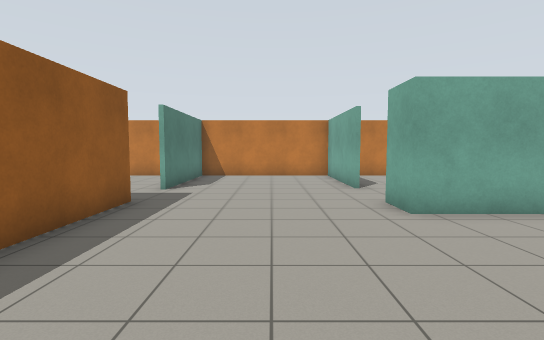
View 1 (above)

16 first-person views from a walk through a world built for the Gazebo simulator. The camera is 1.2 m above the floor, tilts 4° down and sees 85° across. The floor is counted in squares, 1 m on a side. Each view is taken from the middle of a square. On the plan, view 1 faces up. The plan holds only what a view shows up to about 13 squares ahead; the rest is blank.

View 2
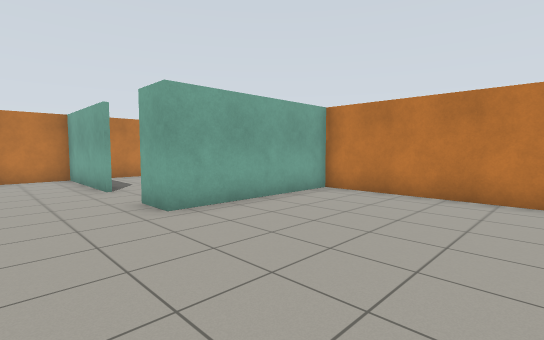

View 3
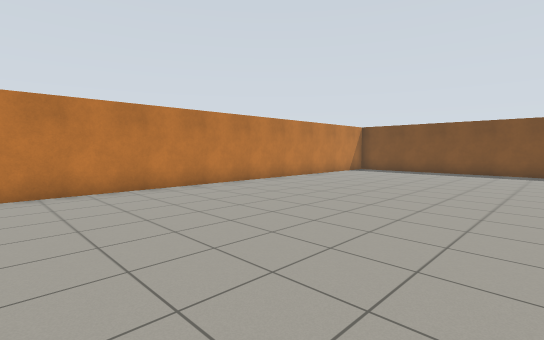

View 4
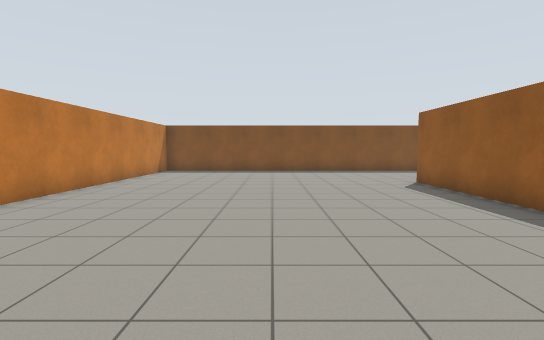

View 5
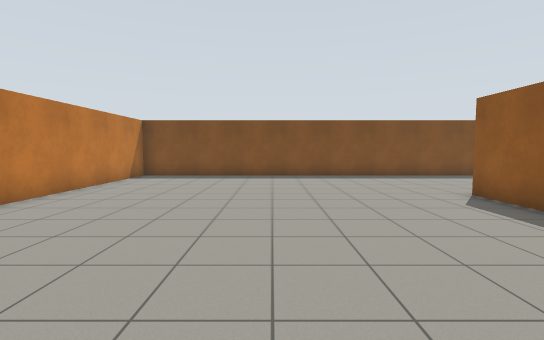

View 6
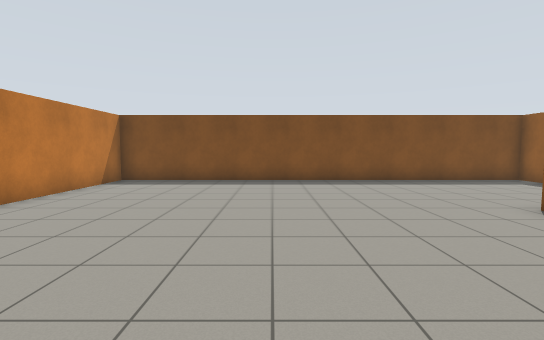

View 7
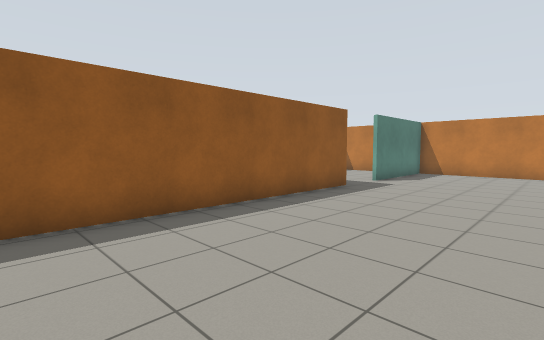

View 8
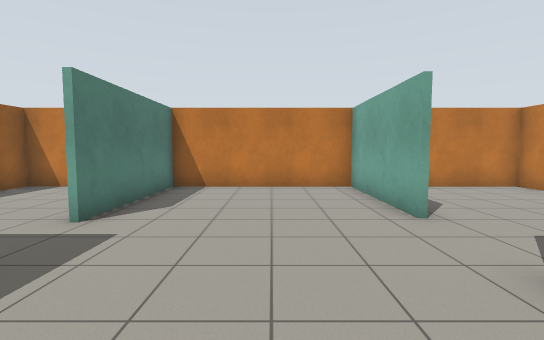

View 9
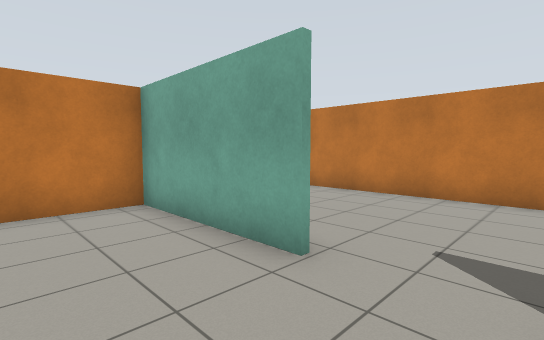

View 10
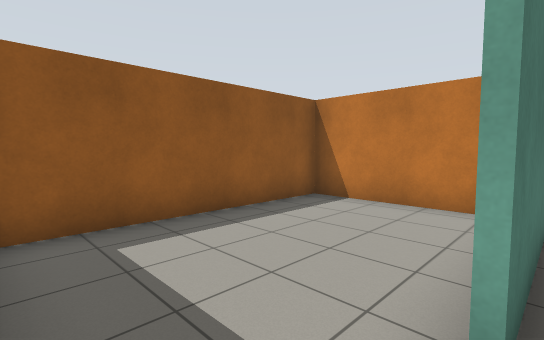

View 11
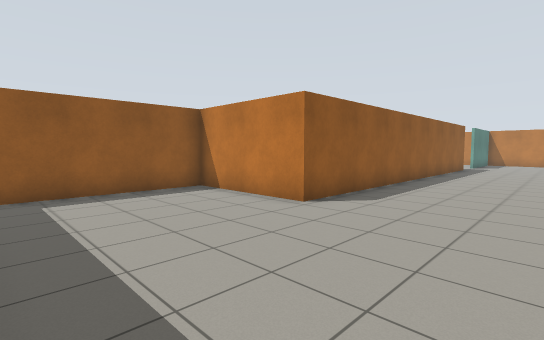

View 12
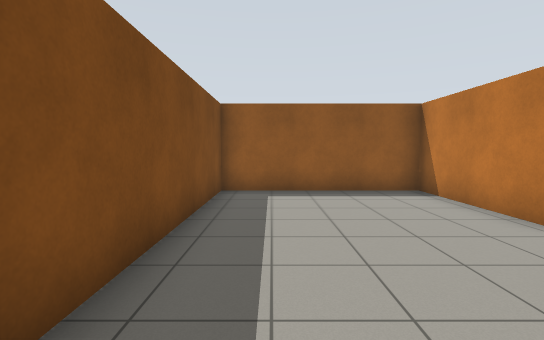

View 13
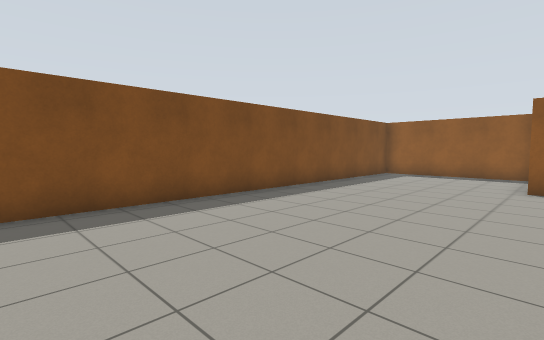

View 14
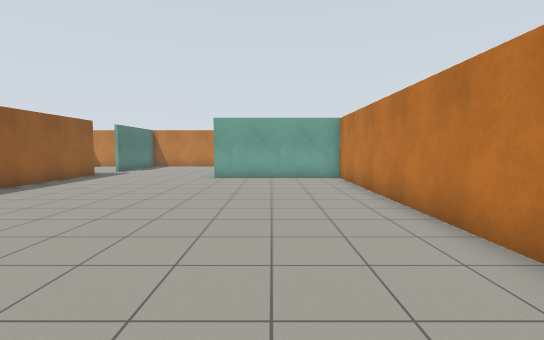

View 15
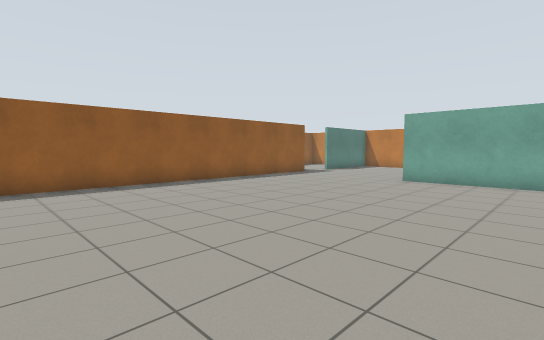

View 16
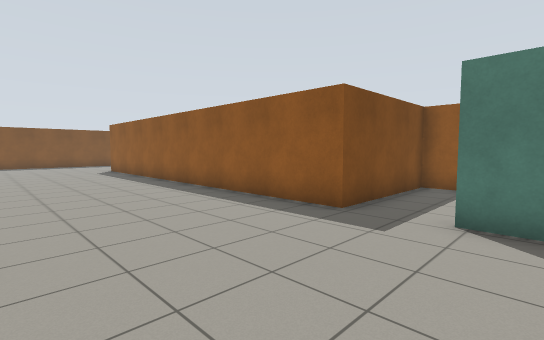

### Floor plan
Points are (right, up) in squares from view 1. A wall is a line through its corners. A room is listed if a view was taken in it or the views show most of it. See-through windows are left out.
Room 1 (views 1, 2, 3, 4, 5, 6, 7, 8, 9, 10, 11, 12, 13, 14, 15, 16)
walls: (-3.2, 6.8) (-3.2, -7.7) (-7.6, -7.7) (-7.6, -13.5) (7.8, -13.5) (7.8, 5.4) (2.6, 5.4) (2.6, 6.7); (2.6, 9) (2.6, 13.5) (-3.2, 13.5) (-3.2, 8.8); (7.8, 7.2) (7.8, 13.5) (4, 13.5)
ways out: opening at (-3, 8) to room 2
Room 2 (no view inside)
walls: (-4.1, 13.5) (-7.8, 13.5) (-7.8, 6.8) (-3.2, 6.8)
ways out: opening at (-3, 8) to room 1

Positions as (right, up) in squares from view 1, and headings:
1: (0, 0), facing up
2: (0, 0), facing up-right
3: (-1, 3), facing down-right
4: (2, 3), facing down
5: (2, 0), facing down
6: (2, -2), facing down
7: (2, -2), facing up-left
8: (0, 4), facing up
9: (0, 7), facing up-right
10: (-3, 7), facing up-left
11: (1, -13), facing up-left
12: (1, -12), facing left
13: (7, -7), facing down-left
14: (5, -7), facing up
15: (7, -6), facing up-left
16: (2, 10), facing down-left
